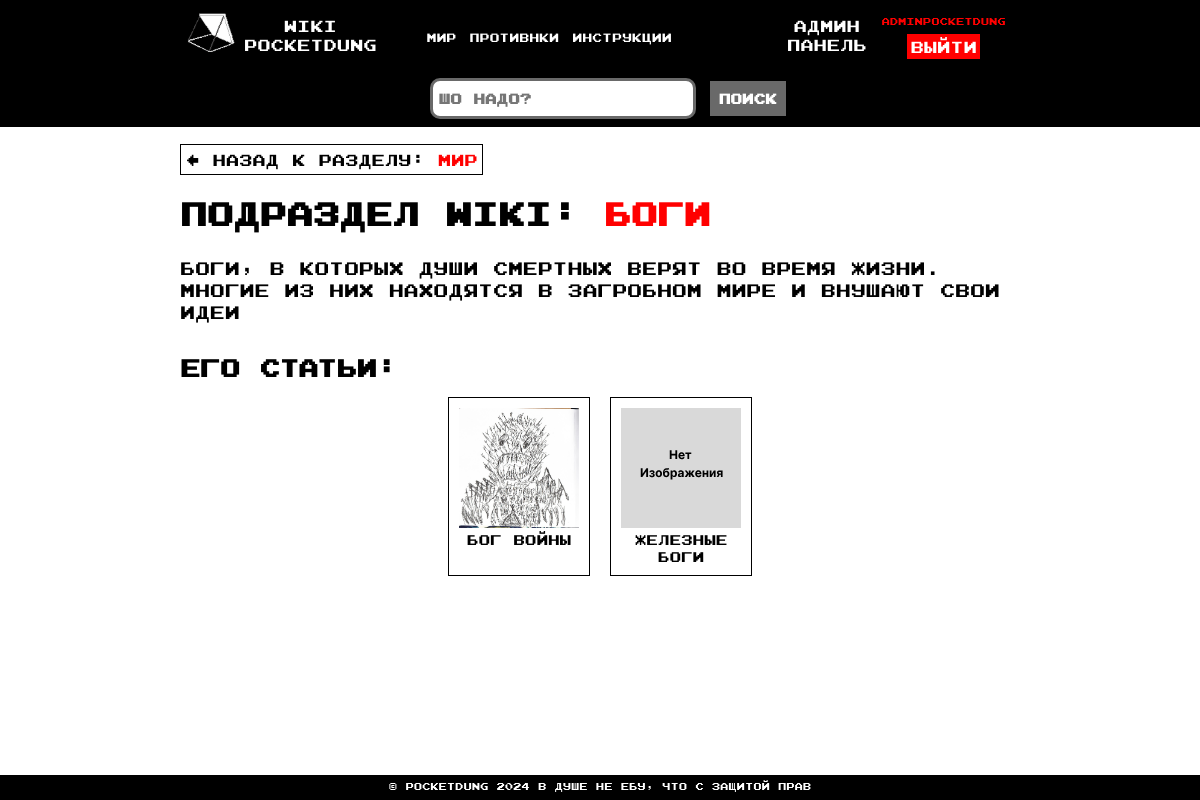
The app's page /wiki/world/gods/ (signed in) with its own data.
### wiki/models.py (models this page shows, shortened)
class InfoChapter(models.Model):
    ic_name = models.CharField(verbose_name="Название раздела", max_length=300)
    ic_url = models.CharField(verbose_name="Название раздела в url (желательно на EU)", max_length=300)
    class Meta:
        verbose_name = "Раздел на сайте"
        verbose_name_plural = "Раздела на сайте"

class InfoSubSection(models.Model):
    infoChapter = models.ForeignKey(InfoChapter, on_delete = models.CASCADE, verbose_name="Раздел информации на wiki")
    iss_name = models.CharField(verbose_name="Название подраздела", max_length=300)
    iss_url = models.CharField(verbose_name="Название подраздела в url (желательно на EU)", max_length=300)
    iss_description = models.TextField(verbose_name="Краткое опсание подраздела", blank=True)
    class Meta:
        verbose_name = "Подраздел на сайте"
        verbose_name_plural = "Подразделы на сайте"

class Info(models.Model):
    infoSubSection = models.ForeignKey(InfoSubSection, on_delete = models.CASCADE, verbose_name="Подраздел информации на wiki")
    i_name = models.CharField(verbose_name="Название статьи", max_length=300)
    i_img = models.ImageField(verbose_name="Картинка для статьи", upload_to='info_images/', blank=True)
    i_date_creation = models.DateField(verbose_name="Дата создания статьи", default=date.today)
    i_text = models.TextField(verbose_name="Содержание статьи")
    class Meta:
        verbose_name = "Статья на сайте"
        verbose_name_plural = "Статьи на сайте"

### wiki/views.py (the view)
# urls.py: path("<str:ic_url>/<str:iss_url>/", views.InfoSubSectionDetails, name="InfoSubSectionDetails"),
@login_required
def InfoSubSectionDetails(request, ic_url: str, iss_url: str) -> HttpResponse:
    allInfoChapters = getAllInfoChapterWithSubSection()
    infoSubSection = get_object_or_404(InfoSubSection, iss_url=iss_url)
    infos = Info.objects.filter(infoSubSection__id=infoSubSection.id)
    result_infos : list = []
    for i in infos:
        try:
            img_url = i.i_img.url
        except:
            img_url = False
        result_infos.append({
            "i_id": i.id,
            "i_name": i.i_name,
            "i_img": img_url,
        })
    return render(
        request=request,
        context={
            "allInfoChapters": allInfoChapters,
            "iss_name": infoSubSection.iss_name,
            "iss_url": infoSubSection.iss_url,
            "iss_description": infoSubSection.iss_description,
            "ic_name": infoSubSection.infoChapter.ic_name,
            "ic_url": ic_url,
            "result_infos": result_infos
        },
        template_name="wiki/infoSubSection.html"
        )

### wiki/views.py (called while the page is built)
def getAllInfoChapterWithSubSection() -> list:
    result = []
    InfoChapters = InfoChapter.objects.all()
    for ic in InfoChapters:
        subs = InfoSubSection.objects.filter(infoChapter__id = ic.id)
        subs_res = []
        for s in subs:
            subs_res.append(
                {
                    "iss_name": s.iss_name,
                    "iss_url": s.iss_url
                }
            )
        result.append(
            {
                "ic_name": ic.ic_name,
                "ic_url": ic.ic_url,
                "ic_subs": subs_res
            }
        )
    return result

### wiki/templates/wiki/InfoSubSection.html (shortened to what this page needs)
{% extends 'wiki/base.html' %}
{% load static %}
{% block content %}
    <div id="back-link">
        <a href="{% url 'wiki:InfoChapterDetails' ic_url %}" >&#8592; Назад к разделу: <span style='color:red;'>{{ic_name}}</span></a>
    </div>
    <h1 id="page-name">Подраздел WIKI: <span style="color: red">{{ iss_name }}</span></h1>
    <div id="iss_description">{{iss_description}}</div>
    <h2 class="sub-titel">Его статьи:</h2>
    {% if result_infos %}
        <div class="infos-row">
            {% for ri in result_infos %}
                <div class="block-info">
                    <a href="{% url 'wiki:InfoDetails' ic_url iss_url ri.i_id  %}">
                    {% if ri.i_img%}
                        <div><img class='preview-img-info' src="{{ ri.i_img }}"></div>
                    {% else %}
                        <div><img class='preview-img-info' src={% static 'wiki/notimg.svg' %}></div>
                    {% endif %}
                    <div class="block-info-label">{{ ri.i_name }}</div>
                    </a>
                </div>
            {% endfor %}
        </div>
    {% endif %}
{% endblock %}

### wiki/templates/wiki/base.html (shortened to what this page needs)
{% load static %}
<!DOCTYPE html>
<html lang = "ru">
    <head>
        <link rel = "stylesheet" href = {% static 'wiki/style.css' %} type = "text/css">
    </head>
    <body>
        <nav>
            <div id="nav-logo">
                <img src={% static 'wiki/logo64x64.svg' %}>
            </div>
            <div id="name-site">
                <a href="{% url 'wiki:index' %}">
                    <div>WIKI</div>
                    <div>PocketDung</div>
                </a>
            </div>
            <div id="nav-links">
                {% for ic in allInfoChapters %}
                    <a href="{% url 'wiki:InfoChapterDetails' ic.ic_url %}" >{{ ic.ic_name }}</a>
                {% endfor %}
            </div>
            <div id="admin-panel">
                <a target="_blank" href="/admin">
                    <div>Админ</div>
                    <div>Панель</div>
                </a>
            </div>
            <div id="user-block">
            {% if request.user.is_authenticated  %}
                <div id="user-name">{{ request.user }}</div>
                <div><a href="{% url 'wiki:logout' %}" id="user-exit">Выйти</a></div>
            {% endif %}
            </div>
        </nav>
        <div class="search-input">
            <form action="{% url 'wiki:search' %}" method="GET">
                <div>
                <input id="search-input" type="text" name="q" placeholder="Шо надо?">
                <input id="search-btn" type="submit" value="Поиск"></input>
                </div>
            </form>
        </div>
        <main class="content">
            {% block content %}
            {% endblock %}
        </main>
        <footer>
            <div id="footer-text">
            © PocketDung 2024  В душе не ебу, что с защитой прав
            </div>
        </footer>
    </body>
</html>

### wiki/static/wiki/style.css (style rules this page uses)
* { margin: 0; padding: 0; }
body { font-family: "Joystix"; }
nav { display: flex; flex-direction: row; background-color: black; height: 70px; margin-bottom: 25px; position: fixed; left: 0; top: 0; width: 100%; }
#nav-logo { margin-left: 15%; margin-top: auto; margin-bottom: auto; }
#name-site { color: white; text-align: center; margin-top: auto; margin-bottom: auto; }
#nav-links { width: 70%; margin-top: auto; margin-bottom: auto; margin-left: 50px; }
nav a { text-decoration: none; color: white; font-size: 16px; }
#admin-panel { margin-top: auto; margin-bottom: auto; text-align: center; margin-right: 0%; }
#user-block { margin-top: auto; margin-bottom: auto; margin-left: 15px; text-align: center; }
#user-name { color: red; font-size: 10px; margin-bottom: 10px; }
#user-exit { background-color: red; font-family: "Joystix"; border: 1px solid red; padding: 2px; margin-top: 10px; }
.content { margin-top: 150px; margin-bottom: 25px; margin-left: 15%; margin-right: 15%; }
#page-name { margin-bottom: 25px; }
.sub-titel { margin-bottom: 15px; }
#back-link { margin-bottom: 25px; }
#back-link a { text-decoration: none; color: black; border: solid 1px black; padding: 5px; }
#iss_description { margin-bottom: 30px; font-size: 18px; }
.preview-img-info { width: 120px; height: 120px; }
.block-info { border: solid 1px black; padding: 10px; margin-left: 10px; margin-right: 10px; max-height: 200px; margin-bottom: 20px; }
.block-info a { text-decoration: none; color: black; }
.infos-row { display: flex; flex-direction: row; flex-wrap: wrap; justify-content: center; }
.block-info-label { max-width: 120px; text-align: center; font-size: 14px; }
.search-input { text-align: center; position: fixed; left: 0; top: 70px; width: 100%; background-color: black; padding: 8px; }
#search-input { width: 250px; height: 25px; border: 3px solid #696969; border-radius: 10px; padding: 5px; font-size: 14px; font-weight: bold; font-family: "Joystix"; }
#search-btn { padding: 6px; background-color: #696969; font-family: "Joystix"; font-size: 14px; font-weight: bold; border: 3px solid #696969; color: white; }
footer { position: fixed; left: 0; bottom: 0; color: white; width: 100%; background-color: black; text-align: center; margin-top: 25px; font-size: 10px; word-break: break-all; height: 25px; }
#footer-text { margin-top: 5px; }
@media screen and (max-width: 1400px) { #nav-links a { font-size: 12px; } }

### records on screen
InfoChapter: ic_name "Мир", ic_name "Мир"
InfoChapter: ic_name "Противнки"
InfoChapter: ic_name "Инструкции"
InfoSubSection: iss_name "Боги", iss_description "Боги, в которых души смертных верят во время жизни. Многие из них находятся в загробном мире и внушают свои идеи"
Info: i_name "Бог Войны"
Info: i_name "Железные боги"

### other values on screen
{{ request.user }} "adminPocketDung"
